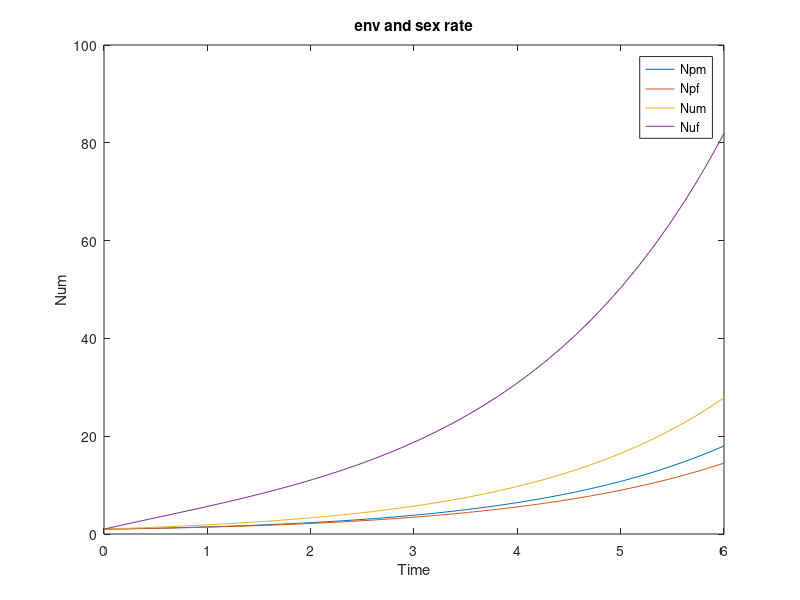

MATLAB code to generate this figure:
clear;close;clc

ap = 1;
au = 1;
mp = 0.3;
mu = 0.7;
b = 0.5;
r = 10;

ode_system = @(t, y) [
    ap * mp * min(y(1), y(2)) + b * (y(3) - y(1));
    ap * (1 - mp) * min(y(1), y(2)) + b * (y(4) / r - y(2));
    au * mu * min(y(3), y(4)) + b * (y(1) - y(3));
    au * (1 - mu) * min(y(3), y(4)) + b * (y(2) * r - y(4))
];


tspan = [0 6]; % 从0到6年

y0 = [1; 1; 1; 1]; % 初值

% ode45
[t, y] = ode45(ode_system, tspan, y0);

figure;
plot(t, y);
xlabel('Time');
ylabel('Num');
legend('Npm', 'Npf', 'Num', 'Nuf');
title('env and sex rate');
